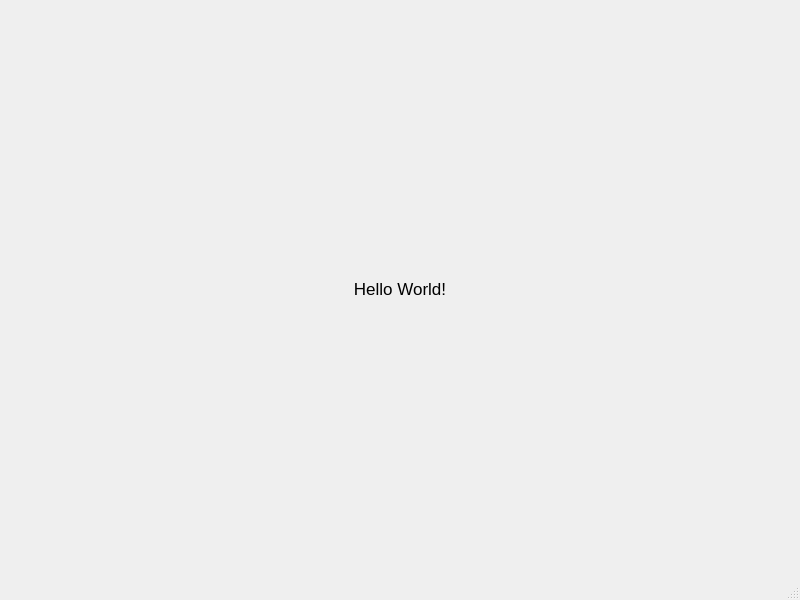
<?xml version="1.0" encoding="UTF-8"?>
<ui version="4.0">
 <class>MainWindow</class>
 <widget class="QMainWindow" name="MainWindow">
  <property name="geometry">
   <rect>
    <x>0</x>
    <y>0</y>
    <width>800</width>
    <height>600</height>
   </rect>
  </property>
  <property name="windowTitle">
   <string>Hello World!</string>
  </property>
  <widget class="QWidget" name="centralwidget">
   <property name="enabled">
    <bool>true</bool>
   </property>
   <layout class="QHBoxLayout" name="horizontalLayout">
    <item>
     <widget class="QLabel" name="label">
      <property name="font">
       <font>
        <pointsize>13</pointsize>
       </font>
      </property>
      <property name="text">
       <string>Hello World!</string>
      </property>
      <property name="alignment">
       <set>Qt::AlignmentFlag::AlignCenter</set>
      </property>
     </widget>
    </item>
   </layout>
  </widget>
  <widget class="QMenuBar" name="menubar">
   <property name="geometry">
    <rect>
     <x>0</x>
     <y>0</y>
     <width>800</width>
     <height>25</height>
    </rect>
   </property>
  </widget>
  <widget class="QStatusBar" name="statusbar"/>
 </widget>
 <resources/>
 <connections/>
</ui>
